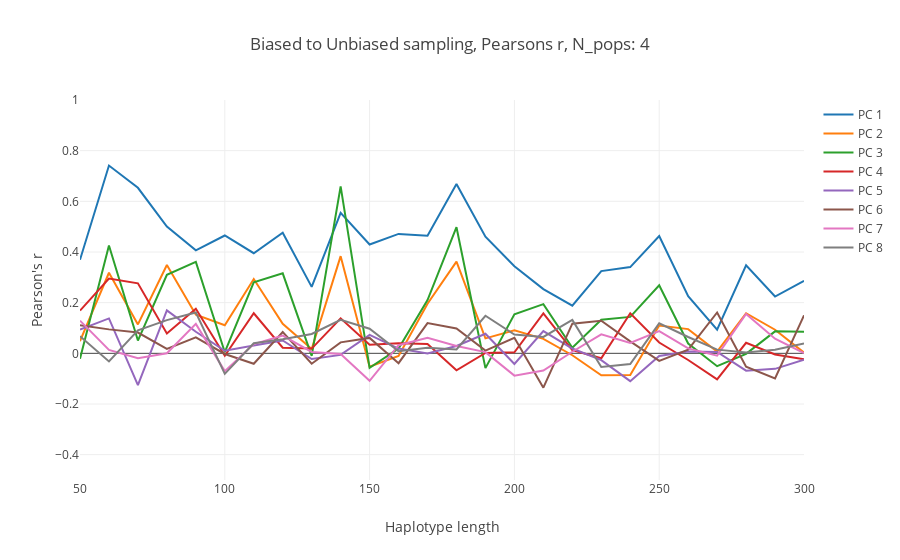

The code cell stored with this chart in its notebook:
### Code cell
N_pop= 4

labels1= {z:[x for x in range(Bias_p.shape[0]) if Bias_p[x,1] == z] for z in list(set(Bias_p[:,1]))}

fig_data= [go.Scatter(
        x = [Bias_p[c,0] for c in labels1[N_pop]],
        y = [Bias_p[c,PC_select] for c in labels1[N_pop]],
      name= 'PC {}'.format(PC_select - 1)
    ) for PC_select in range(2,Bias_p.shape[1])]


layout = go.Layout(
    title= 'Biased to Unbiased sampling, Pearsons r, N_pops: ' + str(N_pop),
    yaxis=dict(
        title="Pearson's r",
        range= [-.5,1]
    ),
    xaxis=dict(
    title= 'Haplotype length')
)


fig = go.Figure(data=fig_data, layout=layout)
iplot(fig)
